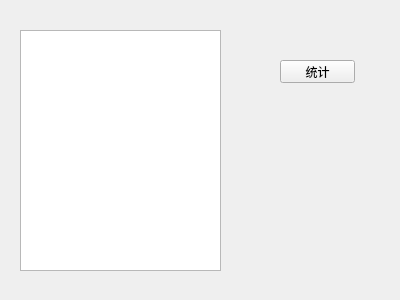
<?xml version="1.0" encoding="UTF-8"?>
<ui version="4.0">
 <class>Form</class>
 <widget class="QWidget" name="Form">
  <property name="geometry">
   <rect>
    <x>0</x>
    <y>0</y>
    <width>400</width>
    <height>300</height>
   </rect>
  </property>
  <property name="windowTitle">
   <string>统计薪资</string>
  </property>
  <widget class="QPlainTextEdit" name="textEdit">
   <property name="geometry">
    <rect>
     <x>20</x>
     <y>30</y>
     <width>201</width>
     <height>241</height>
    </rect>
   </property>
   <property name="plainText">
    <string/>
   </property>
   <property name="placeholderText">
    <string>请输入薪资信息</string>
   </property>
  </widget>
  <widget class="QPushButton" name="button">
   <property name="geometry">
    <rect>
     <x>280</x>
     <y>60</y>
     <width>75</width>
     <height>23</height>
    </rect>
   </property>
   <property name="text">
    <string>统计</string>
   </property>
  </widget>
 </widget>
 <resources/>
 <connections/>
</ui>
